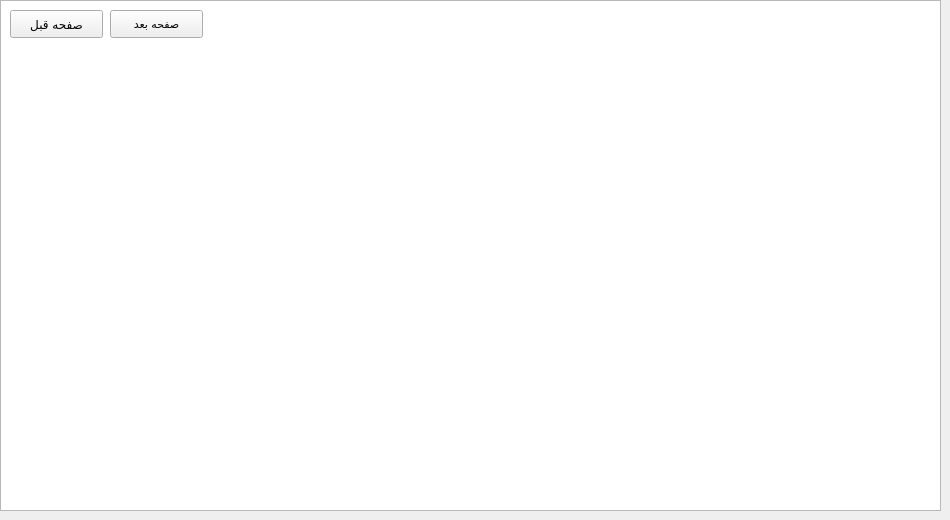
      <widget class="QWidget" name="tab_10">
       <attribute name="title">
        <string>Page</string>
       </attribute>
       <widget class="QTextBrowser" name="help_color_list_textBrowser">
        <property name="geometry">
         <rect>
          <x>0</x>
          <y>0</y>
          <width>941</width>
          <height>511</height>
         </rect>
        </property>
        <property name="font">
         <font>
          <family>Vazir</family>
          <pointsize>10</pointsize>
         </font>
        </property>
       </widget>
       <widget class="QPushButton" name="color_list_next_page">
        <property name="geometry">
         <rect>
          <x>110</x>
          <y>10</y>
          <width>93</width>
          <height>28</height>
         </rect>
        </property>
        <property name="font">
         <font>
          <family>Vazir</family>
          <pointsize>8</pointsize>
         </font>
        </property>
        <property name="text">
         <string>صفحه بعد</string>
        </property>
        <property name="flat">
         <bool>false</bool>
        </property>
       </widget>
       <widget class="QPushButton" name="color_list_prev_page">
        <property name="geometry">
         <rect>
          <x>10</x>
          <y>10</y>
          <width>93</width>
          <height>28</height>
         </rect>
        </property>
        <property name="font">
         <font>
          <family>Vazir</family>
         </font>
        </property>
        <property name="text">
         <string>صفحه قبل</string>
        </property>
       </widget>
      </widget>
